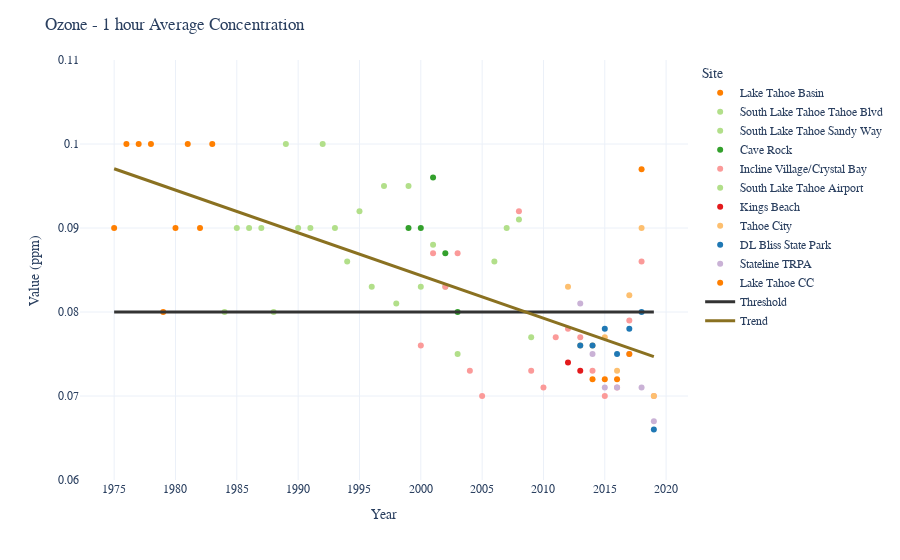

The cell this chart's notebook holds for it:
### Markdown cell above
## Highest 1-Hour Average Concentration Of Ozone

### Code cell
# set indicator
indicator = 'O3 - HIGH 1 HR'

# limit rows to indicator
df1HRO3 = dfAir.loc[dfAir['Indicator'] == indicator]
df = df1HRO3

# setup plot
fig = px.scatter(df, x = 'Year', y= 'Value', color='Site', 
                 color_discrete_map=color_discrete_map,
                 hover_data={'Year':False, # remove year from hover data
                             'Value':':.2f'
                             })

fig.update_traces(hovertemplate='<br>%{y:.2f} ppm')


# create threshold line
fig.add_trace(go.Scatter(
    y=df['Threshold Value'],
    x=df['Year'],
    name= "Threshold",
    line=dict(color='#333333', width=3),
    mode='lines',
    hovertemplate='Threshold :<br>%{y:.2f} ppm<extra></extra>'
))


# create trendline
fig2 = px.scatter(df, x = 'Year', y= 'Value', 
                 trendline='ols', trendline_color_override='#8a7121')

# set up trendline trace
trendline = fig2.data[1]

# get ols results
fit_results = px.get_trendline_results(fig2).px_fit_results.iloc[0]
# get beta value
beta = fit_results.params[1]
print("Beta = " + str(fit_results.params[1]))
# add beta value from trend line to data frame
dfAir.loc[dfAir['Indicator'] == indicator, 'Beta'] = fit_results.params[1]

# create variable of beta
slope = dfAir.loc[dfAir['Indicator'] == indicator, 'Beta']

# update trendline
trendline.update(showlegend=True, name="Trend", line_width=3, 
                 customdata=slope, hovertemplate='Trend :<br>%{customdata:.2f}<extra></extra>')

# add to figure
fig.add_trace(trendline)

# set layout
fig.update_layout(title="Ozone - 1 hour Average Concentration",
                    font_family=font,
                    template=template,
                    showlegend=True,
                    hovermode="x unified",
                    xaxis = dict(
                        tickmode = 'linear',
                        tick0 = 1985,
                        dtick = 5
                    ),
                    yaxis = dict(
                        tickmode = 'linear',
                        tick0 = 0,
                        dtick = 0.01,
                        range=[0.06, 0.11],
                        title_text='Value (ppm)'
                    )
                  
                 )

# show figure
fig.show()
# save to HTML
fig.write_html(os.path.join(workspace, "AirQuality_1hrOzone.html"))

### Figure 1 — Plotly figure (JSON) as saved in the notebook; plotly's stock layout.template omitted (floating-point values rounded to 4 significant figures)
{"data": [{"customdata": [[1975, 0.09], [1976, 0.1], [1977, 0.1], [1978, 0.1], [1979, 0.08], [1980, 0.09], [1981, 0.1], [1982, 0.09], [1983, 0.1]], "hovertemplate": "<br>%{y:.2f} ppm", "legendgroup": "Lake Tahoe Basin", "marker": {"color": "#ff7f00", "symbol": "circle"}, "mode": "markers", "name": "Lake Tahoe Basin", "orientation": "v", "showlegend": true, "type": "scatter", "x": [1975, 1976, 1977, 1978, 1979, 1980, 1981, 1982, 1983], "xaxis": "x", "y": [0.09, 0.1, 0.1, 0.1, 0.08, 0.09, 0.1, 0.09, 0.1], "yaxis": "y"}, {"customdata": [[1984, 0.08], [1985, 0.09], [1986, 0.09], [1987, 0.09], [1988, 0.08], [1989, 0.1], [1990, 0.09], [1991, 0.09], [1992, 0.1]], "hovertemplate": "<br>%{y:.2f} ppm", "legendgroup": "South Lake Tahoe Tahoe Blvd", "marker": {"color": "#b2df8a", "symbol": "circle"}, "mode": "markers", "name": "South Lake Tahoe Tahoe Blvd", "orientation": "v", "showlegend": true, "type": "scatter", "x": [1984, 1985, 1986, 1987, 1988, 1989, 1990, 1991, 1992], "xaxis": "x", "y": [0.08, 0.09, 0.09, 0.09, 0.08, 0.1, 0.09, 0.09, 0.1], "yaxis": "y"}, {"customdata": [[1993, 0.09], [1994, 0.086], [1995, 0.092], [1996, 0.083], [1997, 0.095], [1998, 0.081], [1999, 0.095], [2000, 0.083], [2001, 0.088], [2002, 0.083], [2003, 0.075]], "hovertemplate": "<br>%{y:.2f} ppm", "legendgroup": "South Lake Tahoe Sandy Way", "marker": {"color": "#b2df8a", "symbol": "circle"}, "mode": "markers", "name": "South Lake Tahoe Sandy Way", "orientation": "v", "showlegend": true, "type": "scatter", "x": [1993, 1994, 1995, 1996, 1997, 1998, 1999, 2000, 2001, 2002, 2003], "xaxis": "x", "y": [0.09, 0.086, 0.092, 0.083, 0.095, 0.081, 0.095, 0.083, 0.088, 0.083, 0.075], "yaxis": "y"}, {"customdata": [[1999, 0.09], [2000, 0.09], [2001, 0.096], [2002, 0.087], [2003, 0.08]], "hovertemplate": "<br>%{y:.2f} ppm", "legendgroup": "Cave Rock", "marker": {"color": "#33a02c", "symbol": "circle"}, "mode": "markers", "name": "Cave Rock", "orientation": "v", "showlegend": true, "type": "scatter", "x": [1999, 2000, 2001, 2002, 2003], "xaxis": "x", "y": [0.09, 0.09, 0.096, 0.087, 0.08], "yaxis": "y"}, {"customdata": [[2000, 0.076], [2001, 0.087], [2002, 0.083], [2003, 0.087], [2004, 0.073], [2005, 0.07], [2008, 0.092], [2009, 0.073], [2010, 0.071], [2011, 0.077], [2012, 0.078], [2013, 0.077], [2014, 0.073], [2015, 0.07], [2016, 0.071], [2017, 0.079], [2018, 0.086], [2019, 0.07]], "hovertemplate": "<br>%{y:.2f} ppm", "legendgroup": "Incline Village/Crystal Bay", "marker": {"color": "#fb9a99", "symbol": "circle"}, "mode": "markers", "name": "Incline Village/Crystal Bay", "orientation": "v", "showlegend": true, "type": "scatter", "x": [2000, 2001, 2002, 2003, 2004, 2005, 2008, 2009, 2010, 2011, 2012, 2013, 2014, 2015, 2016, 2017, 2018, 2019], "xaxis": "x", "y": [0.076, 0.087, 0.083, 0.087, 0.073, 0.07, 0.092, 0.073, 0.071, 0.077, 0.078, 0.077, 0.073, 0.07, 0.071, 0.079, 0.086, 0.07], "yaxis": "y"}, {"customdata": [[2006, 0.086], [2007, 0.09], [2008, 0.091], [2009, 0.077]], "hovertemplate": "<br>%{y:.2f} ppm", "legendgroup": "South Lake Tahoe Airport", "marker": {"color": "#b2df8a", "symbol": "circle"}, "mode": "markers", "name": "South Lake Tahoe Airport", "orientation": "v", "showlegend": true, "type": "scatter", "x": [2006, 2007, 2008, 2009], "xaxis": "x", "y": [0.086, 0.09, 0.091, 0.077], "yaxis": "y"}, {"customdata": [[2012, 0.074], [2013, 0.073]], "hovertemplate": "<br>%{y:.2f} ppm", "legendgroup": "Kings Beach", "marker": {"color": "#e31a1c", "symbol": "circle"}, "mode": "markers", "name": "Kings Beach", "orientation": "v", "showlegend": true, "type": "scatter", "x": [2012, 2013], "xaxis": "x", "y": [0.074, 0.073], "yaxis": "y"}, {"customdata": [[2012, 0.083], [2013, 0.076], [2014, 0.076], [2015, 0.077], [2016, 0.073], [2017, 0.082], [2018, 0.09], [2019, 0.07]], "hovertemplate": "<br>%{y:.2f} ppm", "legendgroup": "Tahoe City", "marker": {"color": "#fdbf6f", "symbol": "circle"}, "mode": "markers", "name": "Tahoe City", "orientation": "v", "showlegend": true, "type": "scatter", "x": [2012, 2013, 2014, 2015, 2016, 2017, 2018, 2019], "xaxis": "x", "y": [0.083, 0.076, 0.076, 0.077, 0.073, 0.082, 0.09, 0.07], "yaxis": "y"}, {"customdata": [[2013, 0.076], [2014, 0.076], [2015, 0.078], [2016, 0.075], [2017, 0.078], [2018, 0.08], [2019, 0.066]], "hovertemplate": "<br>%{y:.2f} ppm", "legendgroup": "DL Bliss State Park", "marker": {"color": "#1f78b4", "symbol": "circle"}, "mode": "markers", "name": "DL Bliss State Park", "orientation": "v", "showlegend": true, "type": "scatter", "x": [2013, 2014, 2015, 2016, 2017, 2018, 2019], "xaxis": "x", "y": [0.076, 0.076, 0.078, 0.075, 0.078, 0.08, 0.066], "yaxis": "y"}, {"customdata": [[2013, 0.081], [2014, 0.075], [2015, 0.071], [2016, 0.071], [2017, 0.075], [2018, 0.071], [2019, 0.067]], "hovertemplate": "<br>%{y:.2f} ppm", "legendgroup": "Stateline TRPA", "marker": {"color": "#cab2d6", "symbol": "circle"}, "mode": "markers", "name": "Stateline TRPA", "orientation": "v", "showlegend": true, "type": "scatter", "x": [2013, 2014, 2015, 2016, 2017, 2018, 2019], "xaxis": "x", "y": [0.081, 0.075, 0.071, 0.071, 0.075, 0.071, 0.067], "yaxis": "y"}, {"customdata": [[2014, 0.072], [2015, 0.072], [2016, 0.072], [2017, 0.075], [2018, 0.097]], "hovertemplate": "<br>%{y:.2f} ppm", "legendgroup": "Lake Tahoe CC", "marker": {"color": "#ff7f00", "symbol": "circle"}, "mode": "markers", "name": "Lake Tahoe CC", "orientation": "v", "showlegend": true, "type": "scatter", "x": [2014, 2015, 2016, 2017, 2018], "xaxis": "x", "y": [0.072, 0.072, 0.072, 0.075, 0.097], "yaxis": "y"}, {"hovertemplate": "Threshold :<br>%{y:.2f} ppm<extra></extra>", "line": {"color": "#333333", "width": 3}, "mode": "lines", "name": "Threshold", "type": "scatter", "x": [1975, 1976, 1977, 1978, 1979, 1980, 1981, 1982, 1983, 1984, 1985, 1986, 1987, 1988, 1989, 1990, 1991, 1992, 1993, 1994, 1995, 1996, 1997, 1998, 1999, 1999, 2000, 2000, 2000, 2001, 2001, 2001, 2002, 2002, 2002, 2003, 2003, 2003, 2004, 2005, 2006, 2007, 2008, 2008, 2009, 2009, 2010, 2011, 2012, 2012, 2012, 2013, 2013, 2013, 2013, 2013, 2014, 2014, 2014, 2014, 2014, 2015, 2015, 2015, 2015, 2015, 2016, 2016, 2016, 2016, 2016, 2017, 2017, 2017, 2017, 2017, 2018, 2018, 2018, 2018, 2018, 2019, 2019, 2019, 2019], "y": [0.08, 0.08, 0.08, 0.08, 0.08, 0.08, 0.08, 0.08, 0.08, 0.08, 0.08, 0.08, 0.08, 0.08, 0.08, 0.08, 0.08, 0.08, 0.08, 0.08, 0.08, 0.08, 0.08, 0.08, 0.08, 0.08, 0.08, 0.08, 0.08, 0.08, 0.08, 0.08, 0.08, 0.08, 0.08, 0.08, 0.08, 0.08, 0.08, 0.08, 0.08, 0.08, 0.08, 0.08, 0.08, 0.08, 0.08, 0.08, 0.08, 0.08, 0.08, 0.08, 0.08, 0.08, 0.08, 0.08, 0.08, 0.08, 0.08, 0.08, 0.08, 0.08, 0.08, 0.08, 0.08, 0.08, 0.08, 0.08, 0.08, 0.08, 0.08, 0.08, 0.08, 0.08, 0.08, 0.08, 0.08, 0.08, 0.08, 0.08, 0.08, 0.08, 0.08, 0.08, 0.08]}, {"customdata": [-0.0005085, -0.0005085, -0.0005085, -0.0005085, -0.0005085, -0.0005085, -0.0005085, -0.0005085, -0.0005085, -0.0005085, -0.0005085, -0.0005085, -0.0005085, -0.0005085, -0.0005085, -0.0005085, -0.0005085, -0.0005085, -0.0005085, -0.0005085, -0.0005085, -0.0005085, -0.0005085, -0.0005085, -0.0005085, -0.0005085, -0.0005085, -0.0005085, -0.0005085, -0.0005085, -0.0005085, -0.0005085, -0.0005085, -0.0005085, -0.0005085, -0.0005085, -0.0005085, -0.0005085, -0.0005085, -0.0005085, -0.0005085, -0.0005085, -0.0005085, -0.0005085, -0.0005085, -0.0005085, -0.0005085, -0.0005085, -0.0005085, -0.0005085, -0.0005085, -0.0005085, -0.0005085, -0.0005085, -0.0005085, -0.0005085, -0.0005085, -0.0005085, -0.0005085, -0.0005085, -0.0005085, -0.0005085, -0.0005085, -0.0005085, -0.0005085, -0.0005085, -0.0005085, -0.0005085, -0.0005085, -0.0005085, -0.0005085, -0.0005085, -0.0005085, -0.0005085, -0.0005085, -0.0005085, -0.0005085, -0.0005085, -0.0005085, -0.0005085, -0.0005085, -0.0005085, -0.0005085, -0.0005085, -0.0005085], "hovertemplate": "Trend :<br>%{customdata:.2f}<extra></extra>", "legendgroup": "", "line": {"color": "#8a7121", "width": 3}, "marker": {"color": "#636efa", "symbol": "circle"}, "mode": "lines", "name": "Trend", "showlegend": true, "type": "scatter", "x": [1975, 1976, 1977, 1978, 1979, 1980, 1981, 1982, 1983, 1984, 1985, 1986, 1987, 1988, 1989, 1990, 1991, 1992, 1993, 1994, 1995, 1996, 1997, 1998, 1999, 1999, 2000, 2000, 2000, 2001, 2001, 2001, 2002, 2002, 2002, 2003, 2003, 2003, 2004, 2005, 2006, 2007, 2008, 2008, 2009, 2009, 2010, 2011, 2012, 2012, 2012, 2013, 2013, 2013, 2013, 2013, 2014, 2014, 2014, 2014, 2014, 2015, 2015, 2015, 2015, 2015, 2016, 2016, 2016, 2016, 2016, 2017, 2017, 2017, 2017, 2017, 2018, 2018, 2018, 2018, 2018, 2019, 2019, 2019, 2019], "xaxis": "x", "y": [0.09705, 0.09654, 0.09604, 0.09553, 0.09502, 0.09451, 0.094, 0.09349, 0.09299, 0.09248, 0.09197, 0.09146, 0.09095, 0.09044, 0.08993, 0.08943, 0.08892, 0.08841, 0.0879, 0.08739, 0.08688, 0.08637, 0.08587, 0.08536, 0.08485, 0.08485, 0.08434, 0.08434, 0.08434, 0.08383, 0.08383, 0.08383, 0.08332, 0.08332, 0.08332, 0.08281, 0.08281, 0.08281, 0.08231, 0.0818, 0.08129, 0.08078, 0.08027, 0.08027, 0.07976, 0.07976, 0.07926, 0.07875, 0.07824, 0.07824, 0.07824, 0.07773, 0.07773, 0.07773, 0.07773, 0.07773, 0.07722, 0.07722, 0.07722, 0.07722, 0.07722, 0.07671, 0.07671, 0.07671, 0.07671, 0.07671, 0.0762, 0.0762, 0.0762, 0.0762, 0.0762, 0.0757, 0.0757, 0.0757, 0.0757, 0.0757, 0.07519, 0.07519, 0.07519, 0.07519, 0.07519, 0.07468, 0.07468, 0.07468, 0.07468], "yaxis": "y"}], "layout": {"font": {"family": "Calibri"}, "hovermode": "x unified", "legend": {"title": {"text": "Site"}, "tracegroupgap": 0}, "margin": {"t": 60}, "showlegend": true, "title": {"text": "Ozone - 1 hour Average Concentration"}, "xaxis": {"anchor": "y", "domain": [0, 1], "dtick": 5, "tick0": 1985, "tickmode": "linear", "title": {"text": "Year"}}, "yaxis": {"anchor": "x", "domain": [0, 1], "dtick": 0.01, "range": [0.06, 0.11], "tick0": 0, "tickmode": "linear", "title": {"text": "Value (ppm)"}}}}
